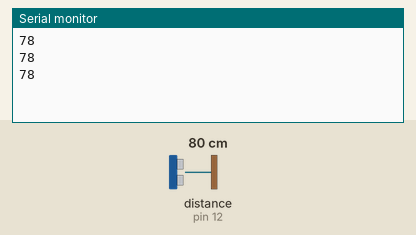
A sketch run on a simulated Arduino Uno, built with avr-gcc and run on an emulated ATmega328P. Parts: the last lines printed to the serial monitor. Wiring (inferred from the names in the program): ultrasonic range finder: trigger pin 13; echo pin 12. Inputs (shaded band) come from the test bench; at power-on: distance to the obstacle (sensor on pin 12) 80 cm. The echo pulse lasts 58.3 µs per cm.

Above: at 1.3 s.
1.4 s: distance to the obstacle (sensor on pin 12) set to 2 cm
At 1.9 s:
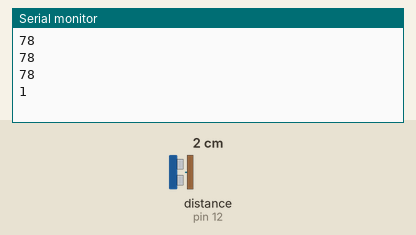
2.9 s: distance to the obstacle (sensor on pin 12) set to 4 cm
At 3.4 s:
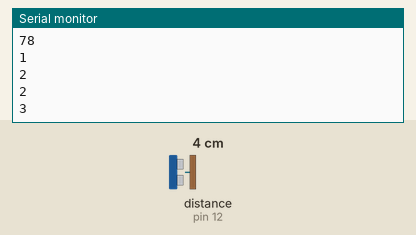
Timing chart, 0 to 5.9 s (numbered marks = the images above; inputs shaded):
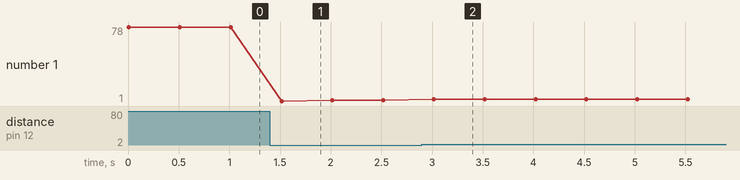

The sketch:

tutorial1.ino
```cpp
// (licence header left out)
//define LED PIN on arduino
#define LED_PIN 13

//12 is echo, 13 is trigger
#define Trig 13
#define Echo 12

long duration;
int distance;

void setup() {
  // put your setup code here, to run once:
  Serial.begin(9600);

  //Set LED_PIN to output mode
  pinMode (LED_PIN, OUTPUT);

  //Trig outputs data while Echo inputs data
  pinMode (Trig, OUTPUT);
  pinMode (Echo, INPUT);


}

void loop() {
  // put your main code here, to run repeatedly:
  //Serial.println("Hello World!");


  //Turning the LED on and off

  /*
  digitalWrite(LED_PIN, HIGH);
  delay(1000);
  digitalWrite(LED_PIN, LOW);
  delay(1000);
  */

  //Code to run Ultrasonic Sensor
  digitalWrite (Trig, LOW);
  delayMicroseconds (2);

  digitalWrite(Trig, HIGH);
  delayMicroseconds (10);
  digitalWrite (Trig, LOW);
  duration = pulseIn(Echo, HIGH);
  distance = duration*0.034/2;

  Serial.println(distance);
  delay(500);

}
```

Measured:
- after the input at 1.4 s, the serial monitor: prints a new line after 0.12 s (image 1)
- after the input at 2.9 s, the serial monitor: prints a new line after 0.12 s (image 2)
- plotted number 1: 78 → 2 after the input at 1.4 s, 2 → 3 after the input at 2.9 s
